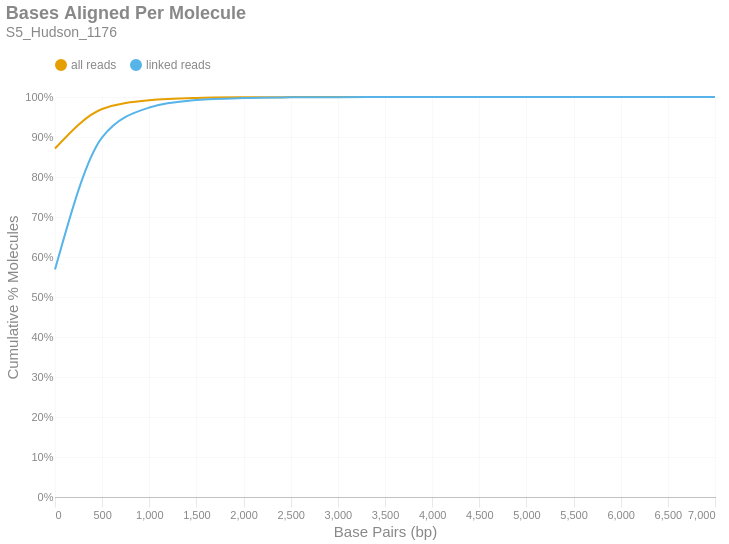

Source (notebook cell):
### Markdown cell above
### Bases Aligned Per Molecule
This is a cumulative frequency distribution showing the number of base pairs aligned per unique molecule. These data are shown in 500 bp bins. There are two distributions: one with `all reads` (yellow) and another with only `linked reads` (blue). The percent of molecules in the `linked reads` distribution is relative to the total number of linked molecules.

### Code cell
if SKIPLR:
    print_html(f"Skipped")
else:
    binned_df = consolidated_hist(valids['aligned_bp'], mask, 500, True)
    with SafeRender(binned_df):
        (
            density_plot(binned_df, 'Bases Aligned Per Molecule', samplename, 'basesper')
            .encode(
                x=alt.X('bin:Q', title="Base Pairs (bp)").axis(tickMinStep=500).scale(padding=0),
                y=alt.Y('value:Q', title='Cumulative % Molecules')
                    .axis(format='%')
                    .scale(domain = [0,1])
                    .stack(False),
                color=alt.Color("key:N").scale(domain = ["all reads", "linked reads"]),
                tooltip = [
                    alt.Tooltip("key:N", title = "Data Type"),
                    alt.Tooltip("range_label:N", title="Bases Aligned Per Molecule"),
                    alt.Tooltip("value:Q", format = ".2%", title="% Molecules (Cum.)")
                ]
            )
        ).display()

### Figure 1 — Vega-Lite specification as saved in the notebook (floating-point values rounded to 4 significant figures)
{"width": "container", "height": 400, "config": {"title": {"anchor": "start", "dy": -15, "fontSize": 18, "color": "#888888", "subtitleColor": "#888888", "subtitleFontSize": 14}, "arc": {"fill": "#0072B2"}, "axis": {"domainColor": "#888888", "domainWidth": 0.5, "gridWidth": 0.2, "grid": false, "titleFontWeight": 400, "titleFontSize": 15, "labelFontSize": 11, "labelColor": "#888888", "tickColor": "#888888", "tickWidth": 0.2, "titleColor": "#888888"}, "axisBand": {"grid": false}, "axisX": {"grid": true, "tickSize": 10, "domainCap": "round"}, "axisY": {"domain": false, "grid": true, "tickSize": 0, "domainCap": "round"}, "background": "transparent", "header": {"labelFontSize": 15, "labelColor": "#888888", "titleFontSize": 15, "titleFontWeight": 600, "titleColor": "#888888"}, "legend": {"labelFont": "sans-serif", "labelFontSize": 12, "labelColor": "#888888", "symbolSize": 100, "symbolType": "circle", "titleFontSize": 12, "titlePadding": 10, "titleColor": "#888888", "title": null, "orient": "top"}, "range": {"category": ["#E69F00", "#56B4E9", "#009E73", "#F0E442", "#0072B2", "#D55E00", "#CC79A7", "#000000"], "diverging": ["#cfe8f3", "#a2d4ec", "#73bfe2", "#46abdb", "#1696d2", "#12719e"]}, "area": {"fill": "#0072B2", "fillOpacity": 0.7, "line": true, "strokeOpacity": 0.7}, "line": {"color": "#0072B2", "stroke": "#0072B2", "strokeWidth": 2}, "trail": {"color": "#0072B2", "stroke": "#0072B2", "strokeWidth": 0, "size": 1}, "point": {"filled": true, "fillOpacity": 1.0, "size": 95}, "text": {"color": "#888888", "fontSize": 11, "align": "right", "fontWeight": 400, "size": 11}, "bar": {"fill": "#0072B2", "stroke": null}, "view": {"stroke": null, "continuousWidth": 660, "continuousHeight": 400}}, "data": {"name": "data-2234d8b988d8354f7d9f8b9e65f4ec8e"}, "mark": {"type": "line", "interpolate": "monotone", "point": {"opacity": 0, "size": 275}}, "encoding": {"color": {"field": "key", "scale": {"domain": ["all reads", "linked reads"]}, "type": "nominal"}, "tooltip": [{"field": "key", "title": "Data Type", "type": "nominal"}, {"field": "range_label", "title": "Bases Aligned Per Molecule", "type": "nominal"}, {"field": "value", "format": ".2%", "title": "% Molecules (Cum.)", "type": "quantitative"}], "x": {"axis": {"tickMinStep": 500}, "field": "bin", "scale": {"padding": 0}, "title": "Base Pairs (bp)", "type": "quantitative"}, "y": {"axis": {"format": "%"}, "field": "value", "scale": {"domain": [0, 1]}, "stack": false, "title": "Cumulative % Molecules", "type": "quantitative"}}, "params": [{"name": "param_c36ac31b6afebe62", "select": {"type": "point", "fields": ["key"]}, "bind": "legend"}], "title": {"text": "Bases Aligned Per Molecule", "subtitle": "S5_Hudson_1176"}, "transform": [{"fold": ["all reads (cumsum)", "linked reads (cumsum)"]}, {"calculate": "replace(datum.key, ' (cumsum)', '')", "as": "key"}, {"filter": {"param": "param_c36ac31b6afebe62"}}], "usermeta": {"embedOptions": {"downloadFileName": "S5_Hudson_1176.basesper"}}, "$schema": "https://vega.github.io/schema/vega-lite/v6.1.0.json", "datasets": {"data-2234d8b988d8354f7d9f8b9e65f4ec8e": [{"bin": "0.0", "interval": "0.0-500.0", "all reads": 0.8712, "linked reads": 0.5687, "all reads (cumsum)": 0.8712, "linked reads (cumsum)": 0.5687, "range_label": "0-499"}, {"bin": "500.0", "interval": "500.0-1000.0", "all reads": 0.09885, "linked reads": 0.3305, "all reads (cumsum)": 0.9701, "linked reads (cumsum)": 0.8991, "range_label": "500-999"}, {"bin": "1000.0", "interval": "1000.0-1500.0", "all reads": 0.0221, "linked reads": 0.07445, "all reads (cumsum)": 0.9922, "linked reads (cumsum)": 0.9736, "range_label": "1000-1499"}, {"bin": "1500.0", "interval": "1500.0-2000.0", "all reads": 0.005553, "linked reads": 0.01875, "all reads (cumsum)": 0.9977, "linked reads (cumsum)": 0.9923, "range_label": "1500-1999"}, {"bin": "2000.0", "interval": "2000.0-2500.0", "all reads": 0.00154, "linked reads": 0.0052, "all reads (cumsum)": 0.9993, "linked reads (cumsum)": 0.9975, "range_label": "2000-2499"}, {"bin": "2500.0", "interval": "2500.0-3000.0", "all reads": 0.0004634, "linked reads": 0.001565, "all reads (cumsum)": 0.9997, "linked reads (cumsum)": 0.9991, "range_label": "2500-2999"}, {"bin": "3000.0", "interval": "3000.0-3500.0", "all reads": 0.0001623, "linked reads": 0.0005482, "all reads (cumsum)": 0.9999, "linked reads (cumsum)": 0.9996, "range_label": "3000-3499"}, {"bin": "3500.0", "interval": "3500.0-4000.0", "all reads": 6.349e-05, "linked reads": 0.0002144, "all reads (cumsum)": 1.0, "linked reads (cumsum)": 0.9998, "range_label": "3500-3999"}, {"bin": "4000.0", "interval": "4000.0-4500.0", "all reads": 2.44e-05, "linked reads": 8.239e-05, "all reads (cumsum)": 1.0, "linked reads (cumsum)": 0.9999, "range_label": "4000-4499"}, {"bin": "4500.0", "interval": "4500.0-5000.0", "all reads": 1.12e-05, "linked reads": 3.783e-05, "all reads (cumsum)": 1.0, "linked reads (cumsum)": 1.0, "range_label": "4500-4999"}, {"bin": "5000.0", "interval": "5000.0-5500.0", "all reads": 6.225e-06, "linked reads": 2.102e-05, "all reads (cumsum)": 1.0, "linked reads (cumsum)": 1.0, "range_label": "5000-5499"}, {"bin": "5500.0", "interval": "5500.0-6000.0", "all reads": 1.494e-06, "linked reads": 5.044e-06, "all reads (cumsum)": 1.0, "linked reads (cumsum)": 1.0, "range_label": "5500-5999"}, {"bin": "6000.0", "interval": "6000.0-6500.0", "all reads": 1.245e-06, "linked reads": 4.204e-06, "all reads (cumsum)": 1.0, "linked reads (cumsum)": 1.0, "range_label": "6000-6499"}, {"bin": "6500.0", "interval": "6500.0-7000.0", "all reads": 9.96e-07, "linked reads": 3.363e-06, "all reads (cumsum)": 1.0, "linked reads (cumsum)": 1.0, "range_label": "6500-6999"}, {"bin": "7000.0", "interval": "7000.0-7500.0", "all reads": 2.49e-07, "linked reads": 8.407e-07, "all reads (cumsum)": 1.0, "linked reads (cumsum)": 1.0, "range_label": "7000-7499"}]}}
